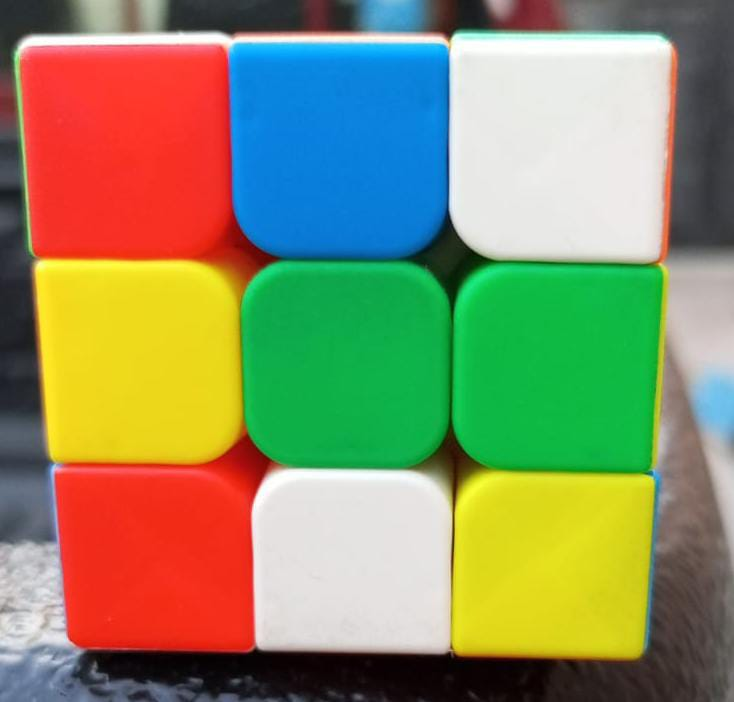
#> input picture TEMA2.1/CUBO/cubo2.jpeg, 734 x 702 px
$ python ejercicio4.2.py
#> lines starting #> are read from the running program, lines starting #| are printed output that depends on the picture
import cv2
import numpy as np
import matplotlib.pyplot as plt
from pathlib import Path


# Rutas de lectura y guardado
ruta_imagen = "CUBO/cubo2.jpeg"
carpeta_resultados = "IMAGENES_EJERCICIO/resultados"

Path(carpeta_resultados).mkdir(parents=True, exist_ok=True)


# Leer la imagen
imagen = cv2.imread(ruta_imagen)
#> imagen is the input picture: shape (702, 734, 3); mean B, G, R 102.9, 142.9, 139.6

if imagen is None:
    print(f"No se pudo leer la imagen: {ruta_imagen}")
    raise SystemExit(1)


# Recortar un pequeño margen de la fotografía
alto, ancho = imagen.shape[:2]
margen_x = int(ancho * 0.04)
margen_y = int(alto * 0.04)

cara = imagen[
    margen_y:alto - margen_y,
    margen_x:ancho - margen_x
].copy()


# Paleta de referencia en formato BGR
colores_bgr = {
    "ROJO": (0, 0, 255),
    "NARANJA": (0, 165, 255),
    "AMARILLO": (0, 255, 255),
    "VERDE": (0, 255, 0),
    "AZUL": (255, 0, 0),
    "BLANCO": (255, 255, 255)
}


# Tomar muestras del centro de cada una de las nueve casillas
alto_cara, ancho_cara = cara.shape[:2]
paso_x = ancho_cara / 3
paso_y = alto_cara / 3

muestras_kmeans = []
rangos_casillas = []
coordenadas_casillas = []
muestras_visual = np.zeros_like(cara)

inicio = 0

for fila in range(3):
    for columna in range(3):
        x0 = int(columna * paso_x)
        x1 = int((columna + 1) * paso_x)
        y0 = int(fila * paso_y)
        y1 = int((fila + 1) * paso_y)

        ancho_casilla = x1 - x0
        alto_casilla = y1 - y0

        # Usar solo el 40 % central de la casilla
        sx0 = x0 + int(ancho_casilla * 0.30)
        sx1 = x1 - int(ancho_casilla * 0.30)
        sy0 = y0 + int(alto_casilla * 0.30)
        sy1 = y1 - int(alto_casilla * 0.30)

        muestra = cara[sy0:sy1, sx0:sx1]

        # Reducir la cantidad de píxeles muestreando uno de cada cuatro
        pixeles = muestra[::4, ::4].reshape(-1, 3).astype(np.float32)

        muestras_kmeans.append(pixeles)

        fin = inicio + len(pixeles)
        rangos_casillas.append((inicio, fin))
        coordenadas_casillas.append((x0, y0, x1, y1, sx0, sy0, sx1, sy1))
        inicio = fin

        # Mostrar la zona central utilizada
        muestras_visual[sy0:sy1, sx0:sx1] = muestra
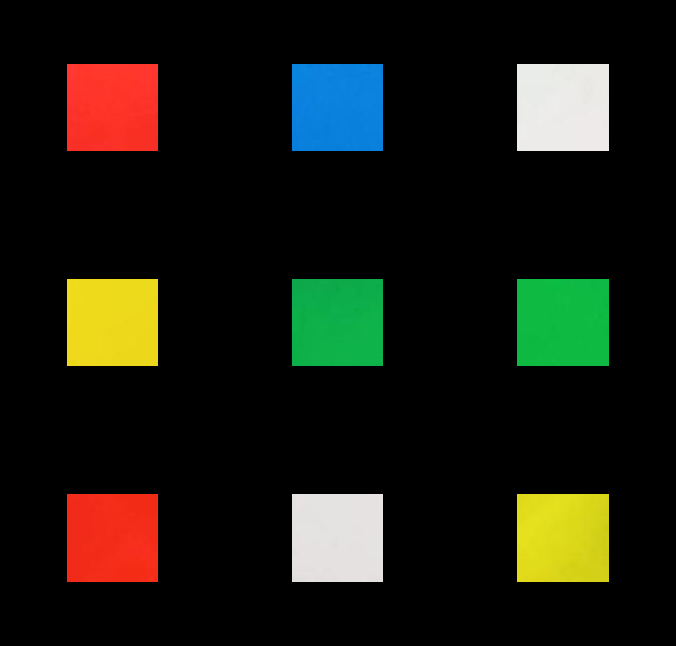
#> muestras_visual: shape (646, 676, 3); mean B, G, R 17.1, 27.1, 26.6
#> after the loop, coordenadas_casillas = 9 items; muestras_kmeans = 9 items; rangos_casillas = [(0, 506), (506, 1012), (1012, 1518), (1518, 2024), (2024, 2530), (2530, 3036), (3036, 3542), (3542, 4048), (4048, 4554)]


# Unir las nueve muestras para aplicar K-means
datos = np.vstack(muestras_kmeans).astype(np.float32)

K = 6

criterio = (
    cv2.TERM_CRITERIA_EPS + cv2.TERM_CRITERIA_MAX_ITER,
    100,
    0.2
)

compactitud, etiquetas, centros = cv2.kmeans(
    datos,
    K,
    None,
    criterio,
    10,
    cv2.KMEANS_PP_CENTERS
)
#> compactitud = 239973.1; etiquetas = 4554 values, max 5 at index 459, min 0 at index 2024, mean 2.22; centros = [[70.37, 180.5, 13.66], [40.74, 51.61, 252.4], [228.2, 230.3, 231.9], [26.54, 216.9, 228.9], [221.2, 129.3, 10.16], [25.42, 44.09, 243.3]]


# Asignar un nombre a cada grupo comparándolo con la paleta de referencia
nombres_grupos = {}

for numero_grupo in range(K):
    centro = centros[numero_grupo]

    nombre_mas_cercano = min(
        colores_bgr,
        key=lambda nombre: np.linalg.norm(
            centro - np.array(colores_bgr[nombre], dtype=np.float32)
        )
    )

    nombres_grupos[numero_grupo] = nombre_mas_cercano

    print(
        f"Grupo {numero_grupo}: "
        f"centro BGR = {centro.astype(int)}, "
        f"clasificado como {nombre_mas_cercano}"
    )
#> this loop made 6 passes
#> (printed output is left out)
#> after the loop, nombres_grupos = {0: 'VERDE', 1: 'ROJO', 2: 'BLANCO', 3: 'AMARILLO', 4: 'AZUL', 5: 'ROJO'}


# Determinar el color dominante de cada casilla
resultado = cara.copy()
mapa_colores = np.zeros((3, 3, 3), dtype=np.uint8)
matriz_colores = []

for indice_casilla, (fila, columna) in enumerate(
    [(f, c) for f in range(3) for c in range(3)]
):
    inicio, fin = rangos_casillas[indice_casilla]
    etiquetas_casilla = etiquetas[inicio:fin].flatten()

    cantidades = np.bincount(etiquetas_casilla, minlength=K)
    grupo_dominante = int(np.argmax(cantidades))
    color = nombres_grupos[grupo_dominante]

    fila_matriz = fila
    columna_matriz = columna

    if columna_matriz == 0:
        matriz_colores.append([])

    matriz_colores[fila_matriz].append(color)

    x0, y0, x1, y1, sx0, sy0, sx1, sy1 = (
        coordenadas_casillas[indice_casilla]
    )

    # Dibujar el borde de la casilla y de la muestra central
    cv2.rectangle(resultado, (x0, y0), (x1, y1), (0, 0, 0), 2)
    cv2.rectangle(resultado, (sx0, sy0), (sx1, sy1), (255, 255, 255), 2)

    # Escribir el color asignado
    cv2.putText(
        resultado,
        color,
        (x0 + 8, y0 + 28),
        cv2.FONT_HERSHEY_SIMPLEX,
        0.55,
        (0, 0, 0),
        2
    )

    # Crear el mapa de colores 3x3
    mapa_colores[fila, columna] = colores_bgr[color]

    print(
        f"Casilla ({fila + 1}, {columna + 1}): "
        f"{color} | grupo K-means: {grupo_dominante}"
    )
#> this loop made 9 passes
#> (inicio, fin, cantidades, grupo_dominante, color, x0, y0, x1) on passes 1 to 7: (0, 506, [0, 505, 0, 0, 0, 1], 1, 'ROJO', 0, 0, 225), (506, 1012, [0, 0, 0, 0, 506, 0], 4, 'AZUL', 225, 0, 450), (1012, 1518, [0, 0, 506, 0, 0, 0], 2, 'BLANCO', 450, 0, 676), (1518, 2024, [0, 0, 0, 506, 0, 0], 3, 'AMARILLO', 0, 215, 225), (2024, 2530, [506, 0, 0, 0, 0, 0], 0, 'VERDE', 225, 215, 450), (2530, 3036, [506, 0, 0, 0, 0, 0], 0, 'VERDE', 450, 215, 676), (3036, 3542, [0, 1, 0, 0, 0, 505], 5, 'ROJO', 0, 430, 225)
#> (printed output is left out)
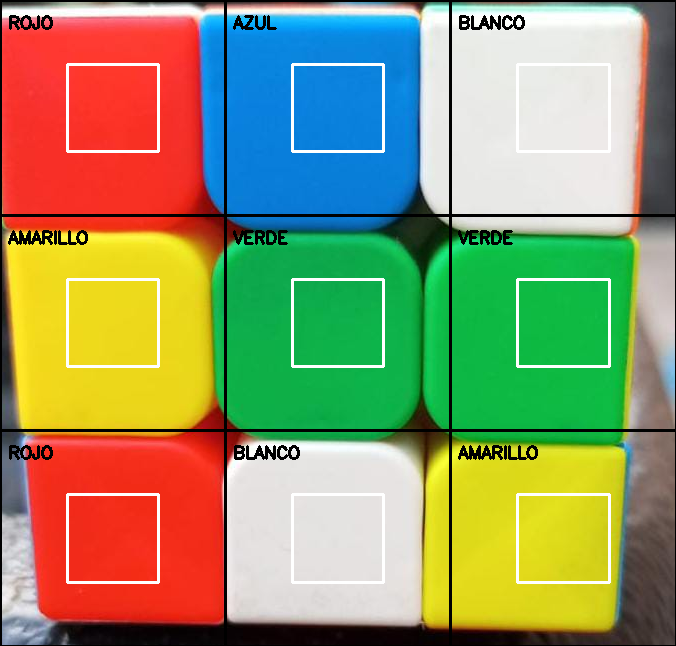
#> resultado: shape (646, 676, 3); mean B, G, R 104.9, 149.9, 146.6
#> after the loop, matriz_colores = [['ROJO', 'AZUL', 'BLANCO'], ['AMARILLO', 'VERDE', 'VERDE'], ['ROJO', 'BLANCO', 'AMARILLO']]


# Imprimir la matriz detectada
print("\nMatriz de colores detectada:")
for fila in matriz_colores:
    print(fila)
#> this loop made 3 passes
#> (printed output is left out)


# Ampliar la matriz para visualizarla mejor
mapa_ampliado = cv2.resize(
    mapa_colores,
    (300, 300),
    interpolation=cv2.INTER_NEAREST
)
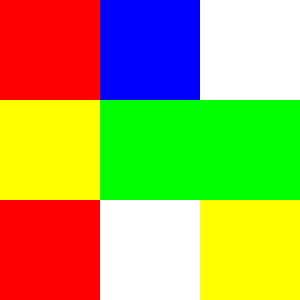
#> mapa_ampliado: shape (300, 300, 3); mean of channels 0, 1, 2 85, 170, 170; drawn as B, G, R


# Separar los canales B, G y R para visualizar las características usadas
canal_b, canal_g, canal_r = cv2.split(cara)
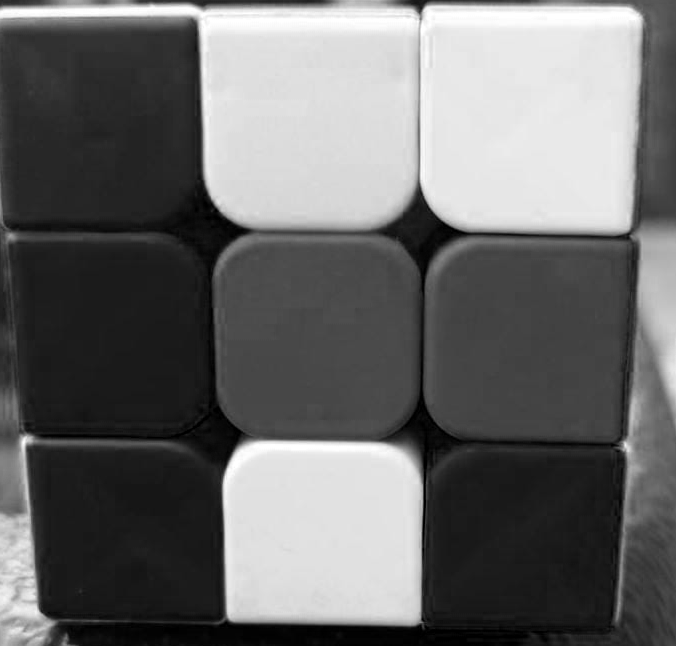
#> canal_b: shape (646, 676); min 0, max 255, mean 105.6
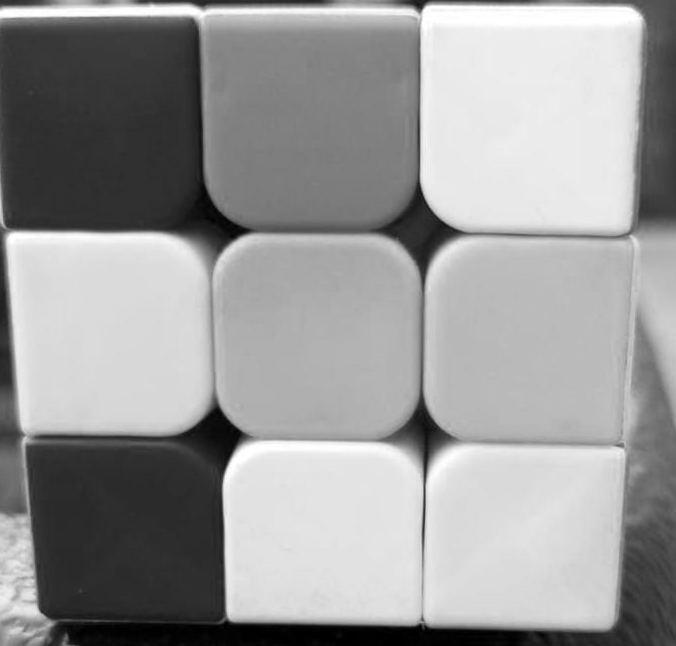
#> canal_g: shape (646, 676); min 0, max 255, mean 153.4
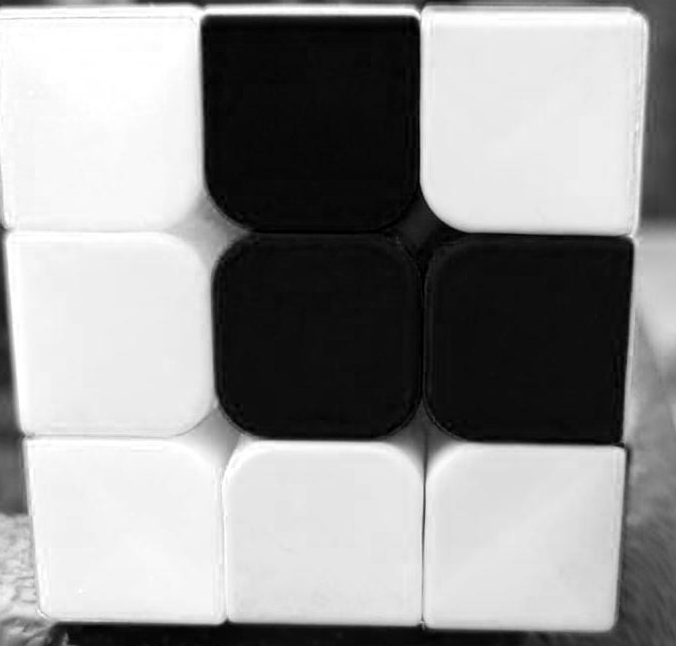
#> canal_r: shape (646, 676); min 0, max 255, mean 149.4


# Mostrar los pasos del procesamiento
plt.figure(figsize=(15, 10))

plt.subplot(2, 4, 1)
plt.imshow(cv2.cvtColor(imagen, cv2.COLOR_BGR2RGB))
plt.title("Imagen original")
plt.axis("off")

plt.subplot(2, 4, 2)
plt.imshow(cv2.cvtColor(cara, cv2.COLOR_BGR2RGB))
plt.title("Cara recortada")
plt.axis("off")

plt.subplot(2, 4, 3)
plt.imshow(canal_b, cmap="gray")
plt.title("Canal azul B")
plt.axis("off")

plt.subplot(2, 4, 4)
plt.imshow(canal_g, cmap="gray")
plt.title("Canal verde G")
plt.axis("off")

plt.subplot(2, 4, 5)
plt.imshow(canal_r, cmap="gray")
plt.title("Canal rojo R")
plt.axis("off")

plt.subplot(2, 4, 6)
plt.imshow(cv2.cvtColor(muestras_visual, cv2.COLOR_BGR2RGB))
plt.title("Muestras centrales")
plt.axis("off")

plt.subplot(2, 4, 7)
plt.imshow(cv2.cvtColor(resultado, cv2.COLOR_BGR2RGB))
plt.title("Clasificación de las casillas")
plt.axis("off")

plt.subplot(2, 4, 8)
plt.imshow(cv2.cvtColor(mapa_ampliado, cv2.COLOR_BGR2RGB))
plt.title("Matriz visual de colores")
plt.axis("off")

plt.tight_layout()

# Guardar los resultados en la carpeta establecida
plt.savefig(
    f"{carpeta_resultados}/cubo4_kmeans.png",
    dpi=150
)
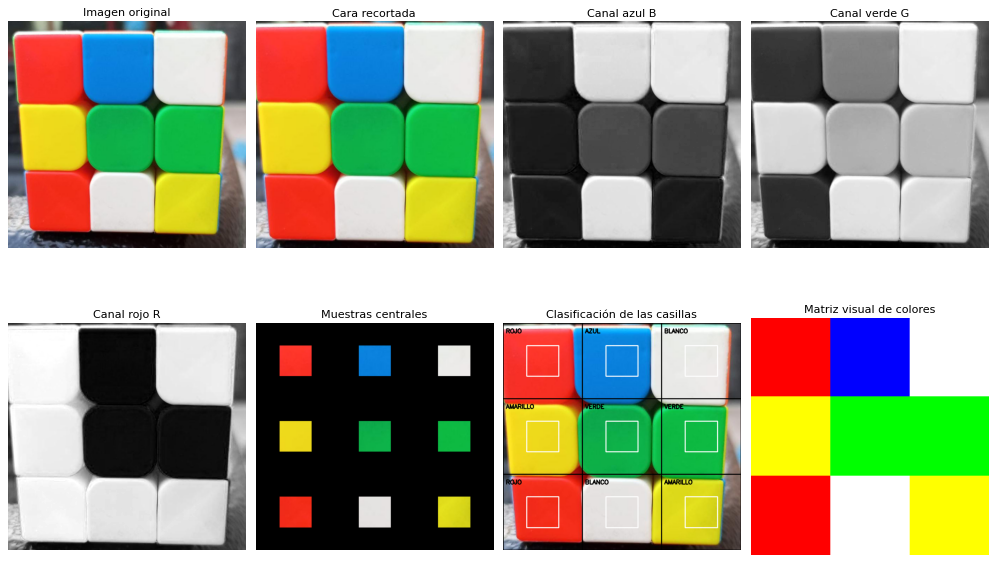
#> figure drawn by matplotlib, 8 panels

cv2.imwrite(
    f"{carpeta_resultados}/cubo4_matriz_kmeans.png",
    mapa_ampliado
)

print(f"\nResultados guardados en: {carpeta_resultados}")

plt.show()

$ run again, with TEMA2.1/CUBO/cubo3.jpeg copied over TEMA2.1/CUBO/cubo2.jpeg
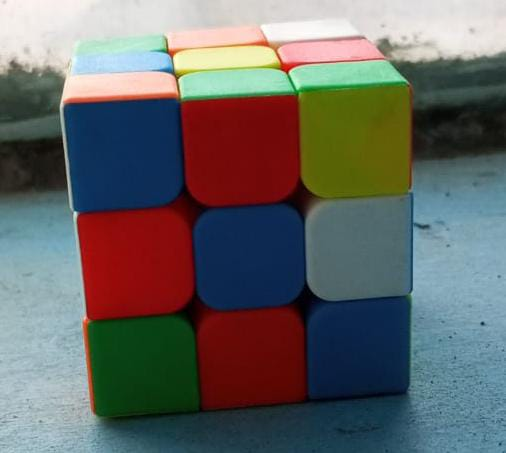
#> input picture TEMA2.1/CUBO/cubo3.jpeg, 506 x 453 px
#> imagen is the input picture: shape (453, 506, 3); mean B, G, R 101.1, 102.5, 101.3
#> after the loop `for fila in range(3):`: coordenadas_casillas = 9 items; rangos_casillas = [(0, 240), (240, 480), (480, 720), (720, 960), (960, 1200), (1200, 1440), (1440, 1680), (1680, 1920), (1920, 2160)]
#> datos = 2160 rows, first 8: [217, 223, 234], [196, 207, 205], [255, 255, 231], [245, 226, 188], [246, 225, 187], [246, 225, 187], [246, 223, 185], [250, 224, 187]
#> compactitud = 2737585.3; etiquetas = 2160 values, max 5 at index 161, min 0 at index 0, mean 2.61; centros = [[212, 223.1, 229.6], [7.78, 10.42, 114.8], [180.1, 195.3, 153.9], [130.5, 124.2, 89.84], [61.81, 48.78, 17.75], [36.25, 94.46, 101.5]]
#> the loop `for numero_grupo in range(K):` made 6 passes
#> (printed output is left out)
#> after the loop `for numero_grupo in range(K):`: nombres_grupos = {0: 'BLANCO', 1: 'ROJO', 2: 'BLANCO', 3: 'AZUL', 4: 'AZUL', 5: 'NARANJA'}
#> the loop `for indice_casilla, (fila, columna) in enumerate( [(f, c) for f in ran..` made 9 passes
#> (inicio, fin, cantidades, grupo_dominante, color, x0, y0, x1) on passes 1 to 7: (0, 240, [157, 0, 4, 0, 62, 17], 0, 'BLANCO', 0, 0, 155), (240, 480, [30, 82, 103, 8, 0, 17], 2, 'BLANCO', 155, 0, 310), (480, 720, [0, 1, 42, 9, 87, 101], 5, 'NARANJA', 310, 0, 466), (720, 960, [1, 138, 27, 19, 53, 2], 1, 'ROJO', 0, 139, 155), (960, 1200, [0, 32, 0, 0, 208, 0], 4, 'AZUL', 155, 139, 310), (1200, 1440, [0, 0, 40, 179, 18, 3], 3, 'AZUL', 310, 139, 466), (1440, 1680, [0, 1, 83, 2, 137, 17], 4, 'AZUL', 0, 278, 155)
#> (printed output is left out)
#> after the loop `for indice_casilla, (fila, columna) in enumerate(`:
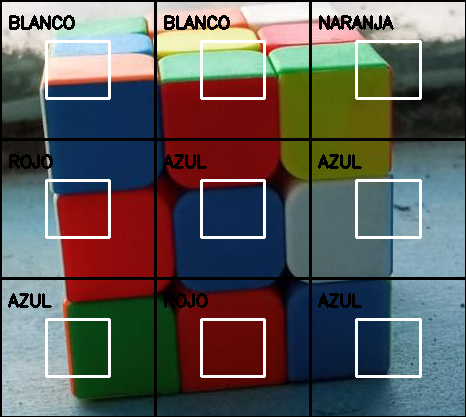
#> resultado: shape (417, 466, 3); mean B, G, R 90.5, 92.7, 94.1
#> after the loop `for indice_casilla, (fila, columna) in enumerate(`: matriz_colores = [['BLANCO', 'BLANCO', 'NARANJA'], ['ROJO', 'AZUL', 'AZUL'], ['AZUL', 'ROJO', 'AZUL']]
#> the loop `for fila in matriz_colores:` made 3 passes
#> (printed output is left out)
#> `canal_b, canal_g, canal_r = cv2.split(cara)`:
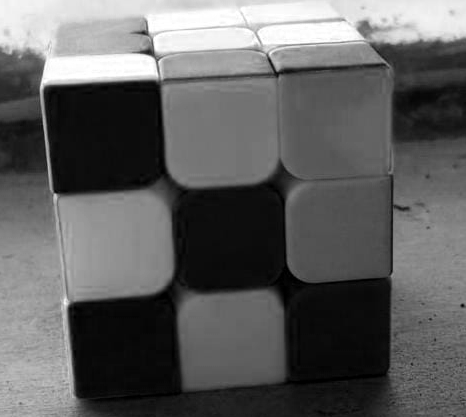
#> canal_r: shape (417, 466); min 0, max 255, mean 95.8
